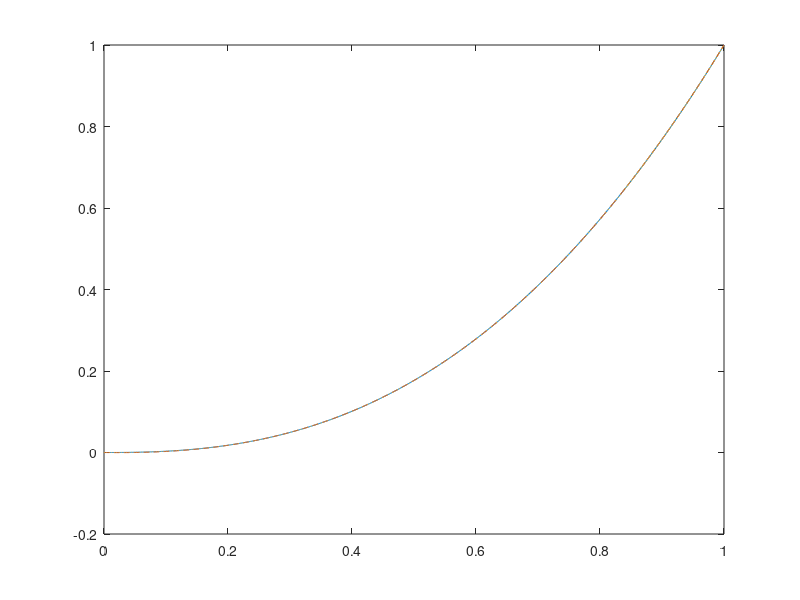
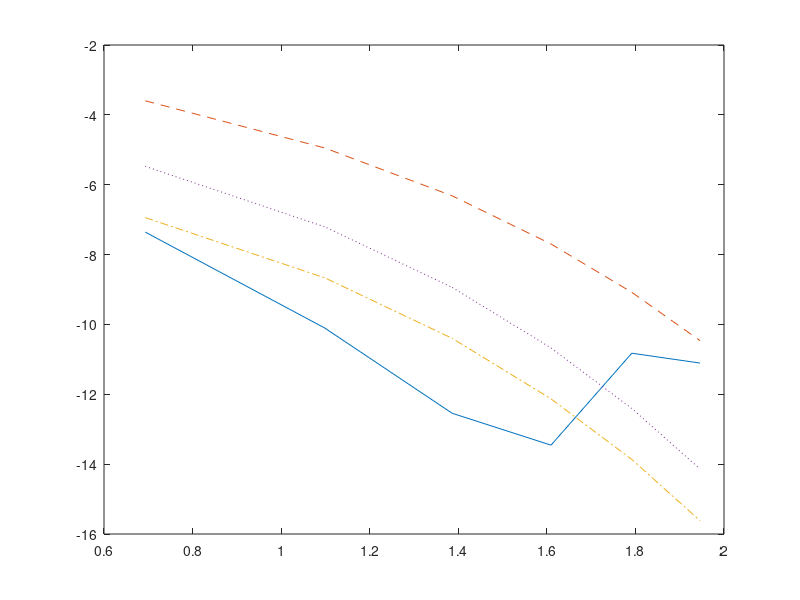

Recreate these plots in MATLAB, in order.
format compact

v = linspace(0,1,1000);
u = v.^(5/2);


factors = [4,8,16,32,64,128];
err_p = [0,0,0,0,0,0];
err_l = [0,0,0,0,0,0];
err_h = [0,0,0,0,0,0];
err_c = [0,0,0,0,0,0];
for i = 2:7
    n = 2^i;
    x = linspace(0, 1, n+1);
    y = x.^(5/2);
    p = polyval(polyfit(x,y,n),v);
    err_p(i-1) = max(abs(p - u));
    l = interp1(x,y,v,'linear');
    err_l(i-1) = max(abs(l - u));
    c = interp1(x,y,v,'spline');
    err_c(i-1) = max(abs(c - u));
    h = interp1(x,y,v,'pchip');
    err_h(i-1) = max(abs(h - u));
    if i ==2
        fprintf('%4d %11.4e %11.4e %11.4e %11.4e\n',[n;err_p(i-1);err_l(i-1);err_c(i-1);err_h(i-1)]);
    else
        fprintf('%4d %11.4e %11.4e %11.4e %11.4e %7.2f %5.2f %5.2f %5.2f\n',[n;err_p(i-1);err_l(i-1);err_c(i-1);err_h(i-1);log2(err_p(i-2)/err_p(i-1));log2(err_l(i-2)/err_l(i-1));log2(err_c(i-2)/err_c(i-1));log2(err_h(i-2)/err_h(i-1))]);
    end
    if i == 2
        plot(v,u,v,p,'--');hold on;
    end
    if i == 7
        plot(v,p,':')
        hold off
        figure
        axis([0 1 0.9 exp(1)+0.2])
        plot(log([2,3,4,5,6,7]),log(err_p),'-');hold on;
        plot(log([2,3,4,5,6,7]),log(err_l),'--');
        plot(log([2,3,4,5,6,7]),log(err_c),'-.');
        plot(log([2,3,4,5,6,7]),log(err_h),':');
        axis tight.x.^(5/2)
    end
end